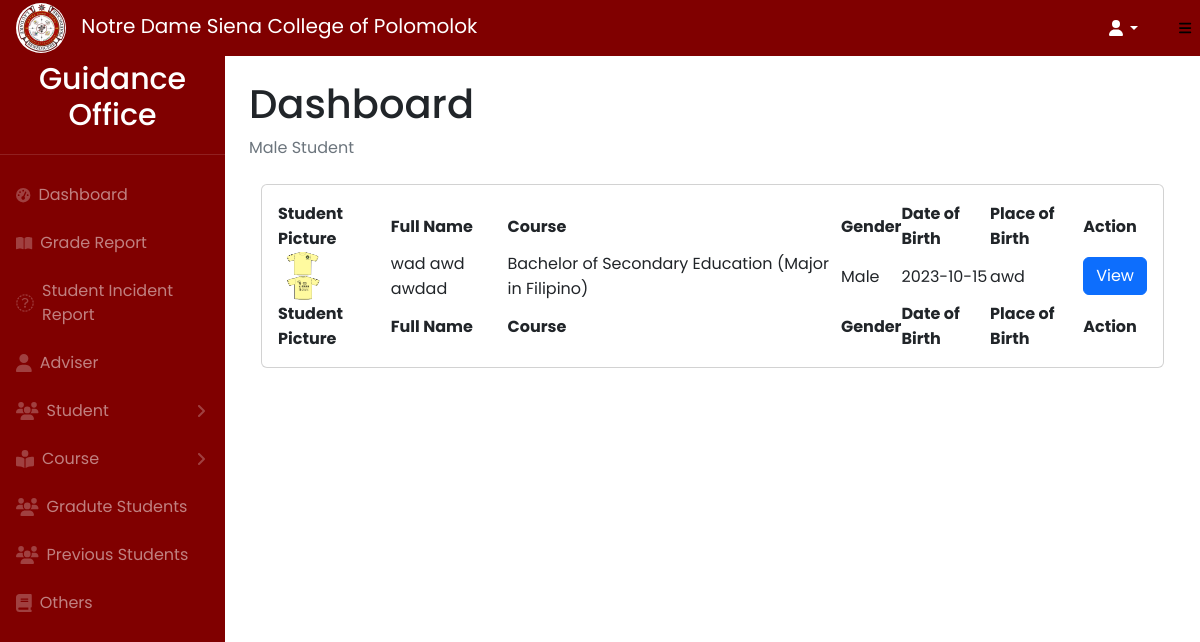
The app's page /admin/mstudent.php with its own data.
### tables this page shows
CREATE TABLE `fillup` (
  `id` int(11) NOT NULL,
  `student_pic` varchar(255) NOT NULL,
  `lrn` varchar(255) NOT NULL,
  `lname` varchar(255) NOT NULL,
  `fname` varchar(255) NOT NULL,
  `mname` varchar(255) NOT NULL,
  `course_name` varchar(255) NOT NULL,
  `semester` varchar(255) NOT NULL,
  `address` varchar(255) NOT NULL,
  `provaddress` varchar(255) NOT NULL,
  `contact_number` varchar(255) NOT NULL,
  `birth_of_date` date NOT NULL,
  `place_of_birth` varchar(255) NOT NULL,
  `nationality` varchar(255) NOT NULL,
  `religion` varchar(255) NOT NULL,
  `baptized` varchar(255) NOT NULL,
  `confirmed` varchar(255) NOT NULL,
  `communion` varchar(255) NOT NULL,
  `familyposition` varchar(255) NOT NULL,
  `numofbro` varchar(255) NOT NULL,
  `numofsis` varchar(255) NOT NULL,
  `areapplicant` varchar(255) NOT NULL,
  `coe` varchar(255) NOT NULL,
  `emergencynumber` varchar(255) NOT NULL,
  `father_name` varchar(255) NOT NULL,
  `foccupation` varchar(255) NOT NULL,
  `feducattain` varchar(255) NOT NULL,
  `fschool` varchar(255) NOT NULL,
  `fbirth` date NOT NULL,
  `fbusiness` varchar(255) NOT NULL,
  `fcontact` varchar(255) NOT NULL,
  `mother_name` varchar(255) NOT NULL,
  `moccupation` varchar(255) NOT NULL,
  `meducattain` varchar(255) NOT NULL,
  `mschool` varchar(255) NOT NULL,
  `mbirth` date NOT NULL,
  `mbusiness` varchar(255) NOT NULL,
  `mcontact` varchar(255) NOT NULL,
  `married` varchar(255) NOT NULL,
  `parents` varchar(255) NOT NULL,
  `income` varchar(255) NOT NULL,
  `nameofbroandsis` varchar(255) NOT NULL,
  `gradeschool` varchar(255) NOT NULL,
  `highschool` varchar(255) NOT NULL,
  `college` varchar(255) NOT NULL,
  `gender` varchar(255) NOT NULL
);

### admin/mstudent.php (the view, shortened to what this page needs)
<?php
require('assets/component/header.php');
require('assets/component/topnavbar.php');
require('assets/component/sidebar.php');
include('../db-conn/config.php');
$query = "SELECT * FROM fillup WHERE gender = 'Male'";
$result = mysqli_query($conn, $query);
?>
<div id="layoutSidenav">
    <div id="layoutSidenav_content">
        <main>
            <div class="container-fluid px-4">
                <h1 class="mt-4">Dashboard</h1>
                <ol class="breadcrumb mb-4">
                    <li class="breadcrumb-item active">Male Student</li>
                </ol>
                <main>
                    <div class="container-fluid px-6">
                        <div class="card mb-4">
                            <div class="card-body">
                                <table id="datatablesSimple">
                                    <thead>
                                        <tr>
                                            <th>Student Picture</th>
                                            <th>Full Name</th>
                                            <th>Course</th>
                                            <th>Gender</th>
                                            <th>Date of Birth</th>
                                            <th>Place of Birth</th>
                                            <th>Action</th>
                                        </tr>
                                    </thead>
                                    <tfoot>
                                        <tr>
                                            <th>Student Picture</th>
                                            <th>Full Name</th>
                                            <th>Course</th>
                                            <th>Gender</th>
                                            <th>Date of Birth</th>
                                            <th>Place of Birth</th>
                                            <th>Action</th>
                                        </tr>
                                    </tfoot>
                                    <tbody>
                                        <?php
                                        while ($row = mysqli_fetch_array($result)) {
                                            $id = $row['id'];
                                            $pic = $row['student_pic'];
                                            $fname = $row['fname'];
                                            $mname = $row['mname'];
                                            $lname = $row['lname'];
                                            $course = $row['course_name'];
                                            $place = $row['place_of_birth'];
                                            $birth = $row['birth_of_date'];
                                            $gender = $row['gender'];
                                            if ($gender !== 'Female') {
                                        ?>
                                        <tr>
                                            <td>
                                                <div class="avatar-container">
                                                    <div class="avatar" onclick="openImageModal('<?php echo $pic ?>')">
                                                        <img src="../student_pic/<?php echo $pic ?>" alt="Avatar">
                                                    </div>
                                                </div>
                                            </td>
                                            <td><?php echo $fname . ' ' . $mname . ' ' . $lname ?></td>
                                            <td><?php echo $course ?></td>
                                            <td><?php echo $gender ?></td>
                                            <td><?php echo $birth ?></td>
                                            <td><?php echo $place ?></td>
                                            <td><button class="btn btn-primary"
                                                    onclick="view(<?php echo $id ?>)">View</button></td>
                                        </tr>
                                        <?php
                                            }
                                        }
                                        ?>
                                    </tbody>
                                </table>
                            </div>
                        </div>
                    </div>
                </main>
            </div>
        </main>
    </div>
</div>

### admin/css/file.css (style rules this page uses)
* { margin: 0; padding: 0; box-sizing: border-box; font-family: "Poppins", sans-serif; }
.card { margin-top: 20px; }

### admin/mstudent.php (style rules this page uses)
img { width: 50px; height: 50px; border-radius: 50%; margin-right: 10px; }

### records on screen
fillup: student_pic (picture), fname "wad", mname "awd", lname "awdad", course_name "Bachelor of Secondary Education (Major in Filipino)", gender "Male", birth_of_date "2023-10-15", place_of_birth "awd"
